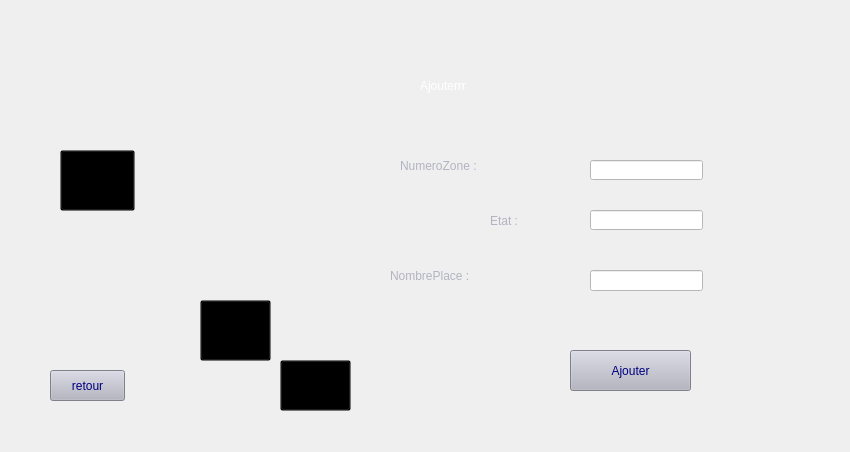
      <widget class="QWidget" name="ajouterzone_2">
       <widget class="QPushButton" name="afficher">
        <property name="geometry">
         <rect>
          <x>60</x>
          <y>150</y>
          <width>75</width>
          <height>61</height>
         </rect>
        </property>
        <property name="styleSheet">
         <string notr="true">background-color: transparent;</string>
        </property>
        <property name="text">
         <string/>
        </property>
       </widget>
       <widget class="QLabel" name="label_2">
        <property name="geometry">
         <rect>
          <x>30</x>
          <y>2</y>
          <width>811</width>
          <height>441</height>
         </rect>
        </property>
        <property name="styleSheet">
         <string notr="true">background-image: url(:/photointegrationparking/gererzone.png);</string>
        </property>
        <property name="text">
         <string/>
        </property>
       </widget>
       <widget class="QPushButton" name="supprimer_2">
        <property name="geometry">
         <rect>
          <x>200</x>
          <y>300</y>
          <width>71</width>
          <height>61</height>
         </rect>
        </property>
        <property name="styleSheet">
         <string notr="true">background-color: transparent;</string>
        </property>
        <property name="text">
         <string/>
        </property>
       </widget>
       <widget class="QPushButton" name="modifier_2">
        <property name="geometry">
         <rect>
          <x>280</x>
          <y>360</y>
          <width>71</width>
          <height>51</height>
         </rect>
        </property>
        <property name="styleSheet">
         <string notr="true">background-color: transparent;</string>
        </property>
        <property name="text">
         <string/>
        </property>
       </widget>
       <widget class="QPushButton" name="confirmerajouterzone">
        <property name="geometry">
         <rect>
          <x>570</x>
          <y>350</y>
          <width>121</width>
          <height>41</height>
         </rect>
        </property>
        <property name="styleSheet">
         <string notr="true">#confirmerajouterzone{
	font: 18pt &quot;Bahnschrift&quot;;

	background-color: rgb(179, 179, 193);
	
	
	
	color: rgb(0, 0, 127);
	
;}


#confirmerajouterzone:hover{
;

	color: rgb(255, 255, 255);
	background-color: rgb(4, 44, 89);
	}</string>
        </property>
        <property name="text">
         <string>Ajouter</string>
        </property>
       </widget>
       <widget class="QLabel" name="label_numzoneaajouter">
        <property name="geometry">
         <rect>
          <x>400</x>
          <y>150</y>
          <width>151</width>
          <height>31</height>
         </rect>
        </property>
        <property name="styleSheet">
         <string notr="true">font: 18pt &quot;Arial&quot;;
color: rgb(179, 179, 193);</string>
        </property>
        <property name="text">
         <string>NumeroZone :</string>
        </property>
       </widget>
       <widget class="QLabel" name="label_etat">
        <property name="geometry">
         <rect>
          <x>490</x>
          <y>210</y>
          <width>61</width>
          <height>21</height>
         </rect>
        </property>
        <property name="styleSheet">
         <string notr="true">font: 18pt &quot;Arial&quot;;
color: rgb(179, 179, 193);</string>
        </property>
        <property name="text">
         <string>Etat :</string>
        </property>
       </widget>
       <widget class="QLabel" name="label_nombreplace">
        <property name="geometry">
         <rect>
          <x>390</x>
          <y>260</y>
          <width>161</width>
          <height>31</height>
         </rect>
        </property>
        <property name="styleSheet">
         <string notr="true">font: 18pt &quot;Segoe UI Historic&quot;;
color: rgb(179, 179, 193);

</string>
        </property>
        <property name="text">
         <string>NombrePlace :</string>
        </property>
       </widget>
       <widget class="QLineEdit" name="lineEdit_numzone">
        <property name="geometry">
         <rect>
          <x>590</x>
          <y>160</y>
          <width>113</width>
          <height>20</height>
         </rect>
        </property>
        <property name="styleSheet">
         <string notr="true">#lineEdit_numzone{

background-color: rgb(255, 255, 255);
	
	color: rgb(4, 44, 89);
	
;}


#lineEdit_numzone:hover{
;

	color: rgb(255, 255, 255);
	background-color: rgb(4, 44, 89);
	}</string>
        </property>
       </widget>
       <widget class="QLineEdit" name="lineEdit_etat">
        <property name="geometry">
         <rect>
          <x>590</x>
          <y>210</y>
          <width>113</width>
          <height>20</height>
         </rect>
        </property>
        <property name="styleSheet">
         <string notr="true">#lineEdit_etat{

background-color: rgb(255, 255, 255);
	
	color: rgb(4, 44, 89);
	
;}


#lineEdit_etat:hover{
;

	color: rgb(255, 255, 255);
	background-color: rgb(4, 44, 89);
	}</string>
        </property>
       </widget>
       <widget class="QLineEdit" name="lineEdit_nombreplace">
        <property name="geometry">
         <rect>
          <x>590</x>
          <y>270</y>
          <width>113</width>
          <height>21</height>
         </rect>
        </property>
        <property name="styleSheet">
         <string notr="true">#lineEdit_nombreplace{

background-color: rgb(255, 255, 255);
	
	color: rgb(4, 44, 89);
	
;}


#lineEdit_nombreplace:hover{
;

	color: rgb(255, 255, 255);
	background-color: rgb(4, 44, 89);
	}</string>
        </property>
       </widget>
       <widget class="QLabel" name="label_18">
        <property name="geometry">
         <rect>
          <x>420</x>
          <y>60</y>
          <width>231</width>
          <height>51</height>
         </rect>
        </property>
        <property name="styleSheet">
         <string notr="true">color: rgb(255, 255, 255);
font: 24pt &quot;MS Shell Dlg 2&quot;;</string>
        </property>
        <property name="text">
         <string>Ajouterrr</string>
        </property>
       </widget>
       <widget class="QPushButton" name="pushButton_2">
        <property name="geometry">
         <rect>
          <x>50</x>
          <y>370</y>
          <width>75</width>
          <height>31</height>
         </rect>
        </property>
        <property name="styleSheet">
         <string notr="true">#pushButton_2{
	font: 18pt &quot;Bahnschrift&quot;;

	background-color: rgb(179, 179, 193);
	
	
	
	color: rgb(0, 0, 127);
	
;}


#pushButton_2:hover{
;

	color: rgb(255, 255, 255);
	background-color: rgb(4, 44, 89);
	}</string>
        </property>
        <property name="text">
         <string>retour</string>
        </property>
       </widget>
       <zorder>label_2</zorder>
       <zorder>afficher</zorder>
       <zorder>supprimer_2</zorder>
       <zorder>modifier_2</zorder>
       <zorder>confirmerajouterzone</zorder>
       <zorder>label_numzoneaajouter</zorder>
       <zorder>label_etat</zorder>
       <zorder>label_nombreplace</zorder>
       <zorder>lineEdit_numzone</zorder>
       <zorder>lineEdit_etat</zorder>
       <zorder>lineEdit_nombreplace</zorder>
       <zorder>label_18</zorder>
       <zorder>pushButton_2</zorder>
      </widget>
